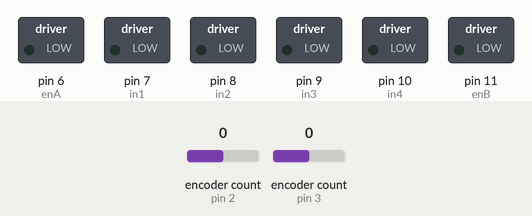
Recording of a sketch running on a simulated Arduino Uno, built with avr-gcc and run on an emulated ATmega328P. Parts: switched loads named in the sketch (green lamp = pin HIGH). The test bench sets the inputs (shaded band); at power-on: encoder count (sensors on pin 3, pin 2) 0. The ROS host is connected and sends only what is stated.

Above: at 1.2 s.
1.3 s: encoder count (sensor on pin 3) set to 4
At 2.1 s:
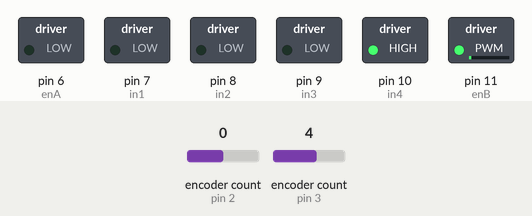
Timing chart, 0 to 4.3 s (numbered marks = the images above; inputs shaded):
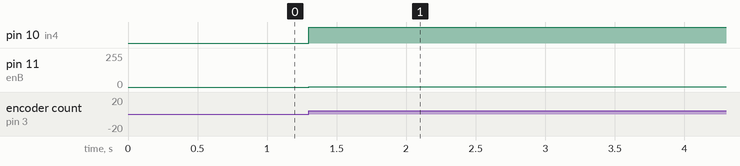

Measured:
- after the input at 1.3 s, pin 10 (in4): LOW → HIGH at once; pin 11 (enB): 0/255 → 1/255 at once

The sketch:

OdometryDIff.ino
```cpp
#include <ArduinoHardware.h>

#include <ros.h>
#include <std_msgs/String.h>
#include <std_msgs/MultiArrayLayout.h>
#include <std_msgs/MultiArrayDimension.h>
#include <std_msgs/Float32MultiArray.h>
#include <std_msgs/Int8.h>

#define ROSSERIAL true

//variables for ros arrays
#define ARRSIZE 3
#define LEFT 0
#define RIGHT 1
#define TIME 2

//variables for directions
#define MOTORFORWARD 1
#define MOTORBACKWARD -1
#define MOTORSTOP 0
#define PWM_MAX 254
#define CHANGE_LIMIT 50

#include <Encoder.h>

#ifndef M_PI
  #define M_PI 3.14159265358
#endif

//PINS FOR L298N
// LEFT MOTOR A
int enA = 6;
int in1 = 7;
int in2 = 8;
// RIGHT MOTOR B
int enB = 11;
int in3 = 9;
int in4 = 10;


//variables for control
unsigned long last_received_time;
unsigned long last_sent_time;
const int spin_time_ms = 10;
float dirFlipL = 1.0; //because left wheel is backwards
float dirFlipR = 1.0; // right wheel goes correct direction

//velocity and timing variables
float velocity_actual_left = 0.0;
float velocity_actual_right = 0.0;
long oldLeft  = 0;
long oldRight = 0;
long newLeft, newRight, diffLeft, diffRight;
float dt_s = 0.0; // seconds
float dt_us = 0.0; // microseconds
unsigned long last_timeL, last_timeR;

//errors for control loop
float MotorCommandL,MotorCommandR;
float Error_Prev_Left, Error_Prev_Right;
float Error_Now_Left, Error_Now_Right;
float Setpoint_ActualLeft,Setpoint_ActualRight;

//Specify the ratios and initial tuning parameters, different for each wheel
float Kp_R = 0.0; //error diff
float Ki_R = 15.0; //current error
float Kd_R = 0.0;
float Kp_L = 0.0; //error diff
float Ki_L = 10.0; //current error
float Kd_L = 0.0;
int EncPerRev = 1120; //1920; //32 cpr x 35:1 gear ratio
float RadPerEnc;
float us_2_s = 1.0 / 1000000.0;

//Encoders
Encoder EncMotorL(2,4);
Encoder EncMotorR(3,5);


/////////////////////Wheel Velocity Helper Funcitons //////


//set target velocities (rad/s)
void set_target(float target_left,float target_right)
{
  Setpoint_ActualLeft = dirFlipL*target_left;
  Setpoint_ActualRight = dirFlipR*target_right;
}


//set direction in L298 chip
void setDirection(int directionL, int directionR)
{
  //Left Motor
  if(directionL == MOTORFORWARD){
    digitalWrite(in1, HIGH);
    digitalWrite(in2, LOW);
  }
  else if(directionL == MOTORBACKWARD){
    digitalWrite(in1, LOW);
    digitalWrite(in2, HIGH);
  }
  else if(directionL == MOTORSTOP){
    digitalWrite(in1, LOW);
    digitalWrite(in2, LOW);
  }

  //Right Motor
  if(directionR == MOTORFORWARD){
    digitalWrite(in3, HIGH);
    digitalWrite(in4, LOW);
  }
  else if(directionR == MOTORBACKWARD){
    digitalWrite(in3, LOW);
    digitalWrite(in4, HIGH);
  }
  else if(directionR == MOTORSTOP){
    digitalWrite(in3, LOW);
    digitalWrite(in4, LOW);
  }

}

//change the enable pins to change direction
void setMotorPWM(int pwmL, int pwmR)
{
  int dirL = MOTORFORWARD;
  int dirR = MOTORFORWARD;
  int magL = abs(pwmL);
  int magR = abs(pwmR);

  //deal with directions
  if(pwmL < 0){
    dirL = MOTORBACKWARD;
  }
  else if(pwmL == 0){
    dirL = MOTORSTOP;
  }
  if(pwmR < 0){
    dirR = MOTORBACKWARD;
  }
  else if(pwmR == 0){
    dirR = MOTORSTOP;
  }
  setDirection(dirL, dirR);

  //Left Motor pwm
  analogWrite(enA, magL);

  //Right Motor pwm
  analogWrite(enB, magR);
}


//get current velocity from controllers
void getVelocity(float &velLeft, float &velRight)
{
  //Get new values of the wheel encoders
  //get current encoder count and delta time
  newLeft = EncMotorL.read();
  dt_us=micros()-last_timeL;
  dt_s = dt_us * us_2_s;
  last_timeL = micros();
  //get angular velocity
  diffLeft = newLeft - oldLeft;
  velLeft = (float(diffLeft) * RadPerEnc ) / float(dt_s);

  //get current encoder count and delta time
  newRight = EncMotorR.read();
  dt_us=micros()-last_timeR;
  dt_s = dt_us *us_2_s;
  last_timeR = micros();
  //get angular velocity
  diffRight = newRight - oldRight;
  velRight= (float(diffRight)  * RadPerEnc ) / float(dt_s);

  //Move the new value into the past
  oldLeft=newLeft;
  oldRight=newRight;
}


//PI control to set motor PWM to correct value to keep desired velocity
void VelocityController()
{

  //get current velocity from controllers
  getVelocity(velocity_actual_left, velocity_actual_right);

  //get error from command velocity to actual
  Error_Now_Left = Setpoint_ActualLeft - velocity_actual_left ;
  Error_Now_Right = Setpoint_ActualRight - velocity_actual_right ;

  //velocity PID
  float changeL = Error_Now_Left*Ki_L*dt_s + Kp_L*(Error_Now_Left-Error_Prev_Left);
  float changeR = Error_Now_Right*Ki_R*dt_s + Kp_R*(Error_Now_Right-Error_Prev_Right);
  if(changeL>CHANGE_LIMIT){changeL=CHANGE_LIMIT;}
  if(changeL<-CHANGE_LIMIT){changeL=-CHANGE_LIMIT;}
  if(changeR>CHANGE_LIMIT){changeR=CHANGE_LIMIT;}
  if(changeR<-CHANGE_LIMIT){changeR=-CHANGE_LIMIT;}

  //Motor commandings in PWM units -255 to +255
  MotorCommandL+=changeL;
  MotorCommandR+=changeR;

  //Avoid integral windup, if you are failing to meet target
  //even with max power.
  if (MotorCommandL > PWM_MAX) {MotorCommandL= PWM_MAX;}
  if (MotorCommandL <-PWM_MAX) {MotorCommandL=-PWM_MAX;}
  if (MotorCommandR > PWM_MAX) {MotorCommandR= PWM_MAX;}
  if (MotorCommandR <-PWM_MAX) {MotorCommandR=-PWM_MAX;}

  //Move the new value into the past
  Error_Prev_Left=Error_Now_Left;
  Error_Prev_Right=Error_Now_Right;

  //Send the command to the motor!
  setMotorPWM(int(MotorCommandL), int(MotorCommandR));
}


/////////////////////ROS STUFF/////////////////////////////

//Gets called whenever motor node from ros publishes something
void cmd_message(const std_msgs::Float32MultiArray& msg){
  //Below ~9 rad/s wont move at all


  //set the wheel velocities (rad/s)
  set_target(msg.data[LEFT],msg.data[RIGHT]);

  //update the last time
  last_received_time=millis();
}


std_msgs::Float32MultiArray Velocity_Out;
//ros node stuff
ros::NodeHandle nh;
ros::Publisher pub_actual("/velocity_actual", &Velocity_Out);
ros::Subscriber<std_msgs::Float32MultiArray> sub_cmd("/velocity_command", &cmd_message);

//////////////////////////////Setup//////////////////////////////////////////
void setup()
{
  if(!ROSSERIAL){
    Serial.begin(9600);
  }

  // Some maths
  RadPerEnc=((2.0*M_PI) / float(EncPerRev));

  // set all the motor control pins to outputs
  pinMode(enA, OUTPUT);
  pinMode(enB, OUTPUT);
  pinMode(in1, OUTPUT);
  pinMode(in2, OUTPUT);
  pinMode(in3, OUTPUT);
  pinMode(in4, OUTPUT);

  //get starting encoder
  oldLeft = EncMotorL.read();
  oldRight = EncMotorR.read();
  last_timeL = micros() - 1;
  last_timeR = micros() - 1;

  //initialize
  velocity_actual_left = 0.0;
  velocity_actual_right = 0.0;
  Setpoint_ActualLeft = 0.0;
  Setpoint_ActualRight = 0.0;
  MotorCommandL = 0.0;
  MotorCommandR = 0.0;

  //speed init
  setMotorPWM(0, 0);

  //ROS array size
  Velocity_Out.layout.dim = (std_msgs::MultiArrayDimension *)
  malloc(sizeof(std_msgs::MultiArrayDimension) * 1);
  Velocity_Out.layout.dim[0].label = "Velocity_Out";
  Velocity_Out.layout.dim[0].size = ARRSIZE;
  Velocity_Out.layout.dim[0].stride = 1*ARRSIZE;
  Velocity_Out.layout.data_offset = 0;
  Velocity_Out.data_length = ARRSIZE;
  Velocity_Out.data = (float *)malloc(sizeof(float)*ARRSIZE);

  if(ROSSERIAL){
    //Initialize ROS stuff
    nh.initNode();
    nh.advertise(pub_actual);
    nh.subscribe(sub_cmd);
  }

  last_received_time=millis();
  last_sent_time=micros();
}


/////////////////////////////////////////Loop//////////////////////////////
void loop()
{

  /// Find a dt
  unsigned long current_time = micros();
  unsigned long dt = current_time - last_sent_time;
  last_sent_time = current_time;
  float tempfdt = float(dt * us_2_s);

  /// Run the controller
  VelocityController();

  if(ROSSERIAL){
    //Send to ROS Node (rad/s)
    Velocity_Out.data[RIGHT] = velocity_actual_right;
    Velocity_Out.data[LEFT ] = velocity_actual_left;
    Velocity_Out.data[TIME] = tempfdt;
    pub_actual.publish( &Velocity_Out );
  }
  else{
    if (Serial.available() > 0) {
      // read the incoming byte:
      float speedfloat = Serial.parseFloat();
      // say what you got:
      Serial.print("SetPoint: ");
      Serial.println(speedfloat);
      set_target(speedfloat,speedfloat);
    }
    Serial.print(velocity_actual_left);
    Serial.print(",");
    Serial.println(velocity_actual_right);
  }

  delay(spin_time_ms);

  if(ROSSERIAL){
    //check if timeout should trigger
    unsigned long timeout = millis() - last_received_time;
    if(timeout>20000ul){
      /// Tell the motors to shut their faces
      set_target(0.0,0.0);
    }
  }

  //nh.spinOnce();
}
```
